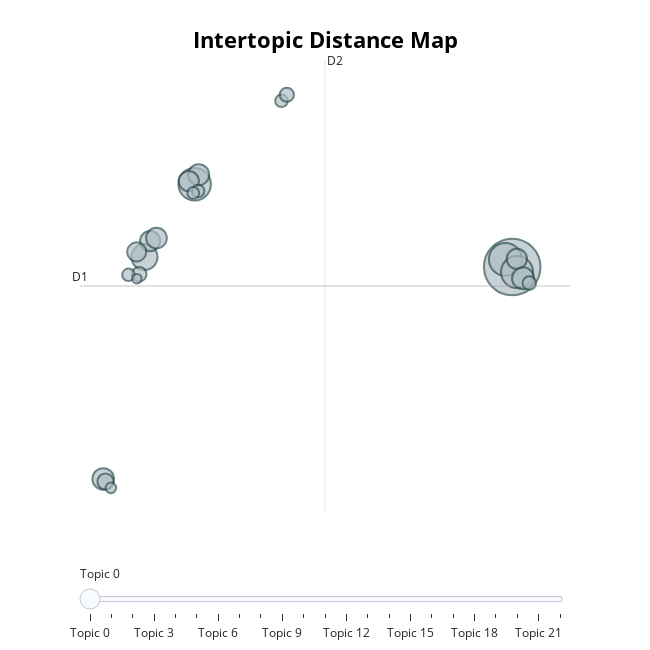

Source (notebook cell):
### Code cell
topic_model.visualize_topics(custom_labels=True)

### Figure 1 — Plotly figure (JSON) as saved in the notebook; plotly's stock layout.template omitted (floating-point values rounded to 4 significant figures)
{"data": [{"customdata": [[0, "Cancer Immunotherapy and Tumor Biology", 916], [1, "Innovative Vaccines, Antivirals, and Diagnostics Tools", 309], [2, "Digital, Social, and Policy Innovations in Health", 301], [3, "Multimodal Cancer Imaging and Diagnostics Technologies", 293], [4, "Molecular Mechanisms and Innovative Treatments for Neurodegeneration", 194], [5, "Sustainable Food Systems and Nutritional Innovations", 127], [6, "Bone Bioprinting and Regenerative Implant Technologies", 118], [7, "Holistic Approaches to Antimicrobial and Antibiotic Resistance", 116], [8, "Precision Medicine and Therapeutics for Gut Microbiome Disorders", 122], [9, "Molecular and Ecological Plant Adaptation", 104], [10, "Neuromodulation and Neurotechnology Therapies", 133], [11, "Next-Generation Cardiovascular Diagnostics and Therapies", 138], [12, "Trustworthy AI and Data Privacy in Digital Health", 117], [13, "Regenerative Cardiac Models and Therapeutics", 52], [14, "NAFLD and Translational Liver Research", 61], [15, "Brain Sensory and Cognitive Processing", 74], [16, "Diabetes Monitoring and Hormonal Regulation Methods", 45], [17, "Catalysis and Synthetic Organic Chemistry", 45], [18, "Infectious Disease Dynamics and Pandemic Response", 45], [19, "Cancer Prevention and Patient-Centered Care", 57], [20, "Retinal and Ocular Disease Mechanisms and Therapies", 32], [21, "Chronic Kidney Disease and Organoids", 26], [22, "Sustainable Pharmaceutical Manufacturing Technologies", 40]], "hovertemplate": "<b>Topic %{customdata[0]}</b><br>%{customdata[1]}<br>Size: %{customdata[2]}", "legendgroup": "", "marker": {"color": "#B0BEC5", "line": {"color": "DarkSlateGrey", "width": 2}, "size": [916, 309, 301, 293, 194, 127, 118, 116, 122, 104, 133, 138, 117, 52, 61, 74, 45, 45, 45, 57, 32, 26, 40], "sizemode": "area", "sizeref": 0.5725, "symbol": "circle"}, "mode": "markers", "name": "", "orientation": "v", "showlegend": false, "type": "scatter", "x": [12.71, 12.37, -3.174, 12.95, -5.686, -2.974, 12.94, -5.401, -5.085, -6.073, -7.748, 13.25, -3.468, 13.57, -5.948, -7.637, -6.487, -3.001, 1.169, 1.438, -7.365, -6.067, -3.244], "xaxis": "x", "y": [2.564, 2.889, 6.113, 2.347, 2.99, 6.52, 2.912, 3.675, 3.804, 3.211, -6.523, 2.081, 6.246, 1.875, 2.254, -6.634, 2.228, 5.826, 9.69, 9.947, -6.905, 2.064, 5.74], "yaxis": "y"}], "layout": {"annotations": [{"showarrow": false, "text": "D1", "x": -8.91, "y": 1.749, "yshift": 10}, {"showarrow": false, "text": "D2", "x": 3.346, "xshift": 10, "y": 11.44}], "height": 650, "hoverlabel": {"bgcolor": "white", "font": {"family": "Rockwell", "size": 16}}, "legend": {"itemsizing": "constant", "tracegroupgap": 0}, "margin": {"t": 60}, "shapes": [{"line": {"color": "#CFD8DC", "width": 2}, "type": "line", "x0": 3.346, "x1": 3.346, "y0": -7.941, "y1": 11.44}, {"line": {"color": "#9E9E9E", "width": 2}, "type": "line", "x0": -8.91, "x1": 15.6, "y0": 1.749, "y1": 1.749}], "sliders": [{"active": 0, "pad": {"t": 50}, "steps": [{"args": [{"marker.color": [["red", "#B0BEC5", "#B0BEC5", "#B0BEC5", "#B0BEC5", "#B0BEC5", "#B0BEC5", "#B0BEC5", "#B0BEC5", "#B0BEC5", "#B0BEC5", "#B0BEC5", "#B0BEC5", "#B0BEC5", "#B0BEC5", "#B0BEC5", "#B0BEC5", "#B0BEC5", "#B0BEC5", "#B0BEC5", "#B0BEC5", "#B0BEC5", "#B0BEC5"]]}], "label": "Topic 0", "method": "update"}, {"args": [{"marker.color": [["#B0BEC5", "red", "#B0BEC5", "#B0BEC5", "#B0BEC5", "#B0BEC5", "#B0BEC5", "#B0BEC5", "#B0BEC5", "#B0BEC5", "#B0BEC5", "#B0BEC5", "#B0BEC5", "#B0BEC5", "#B0BEC5", "#B0BEC5", "#B0BEC5", "#B0BEC5", "#B0BEC5", "#B0BEC5", "#B0BEC5", "#B0BEC5", "#B0BEC5"]]}], "label": "Topic 1", "method": "update"}, {"args": [{"marker.color": [["#B0BEC5", "#B0BEC5", "red", "#B0BEC5", "#B0BEC5", "#B0BEC5", "#B0BEC5", "#B0BEC5", "#B0BEC5", "#B0BEC5", "#B0BEC5", "#B0BEC5", "#B0BEC5", "#B0BEC5", "#B0BEC5", "#B0BEC5", "#B0BEC5", "#B0BEC5", "#B0BEC5", "#B0BEC5", "#B0BEC5", "#B0BEC5", "#B0BEC5"]]}], "label": "Topic 2", "method": "update"}, {"args": [{"marker.color": [["#B0BEC5", "#B0BEC5", "#B0BEC5", "red", "#B0BEC5", "#B0BEC5", "#B0BEC5", "#B0BEC5", "#B0BEC5", "#B0BEC5", "#B0BEC5", "#B0BEC5", "#B0BEC5", "#B0BEC5", "#B0BEC5", "#B0BEC5", "#B0BEC5", "#B0BEC5", "#B0BEC5", "#B0BEC5", "#B0BEC5", "#B0BEC5", "#B0BEC5"]]}], "label": "Topic 3", "method": "update"}, {"args": [{"marker.color": [["#B0BEC5", "#B0BEC5", "#B0BEC5", "#B0BEC5", "red", "#B0BEC5", "#B0BEC5", "#B0BEC5", "#B0BEC5", "#B0BEC5", "#B0BEC5", "#B0BEC5", "#B0BEC5", "#B0BEC5", "#B0BEC5", "#B0BEC5", "#B0BEC5", "#B0BEC5", "#B0BEC5", "#B0BEC5", "#B0BEC5", "#B0BEC5", "#B0BEC5"]]}], "label": "Topic 4", "method": "update"}, {"args": [{"marker.color": [["#B0BEC5", "#B0BEC5", "#B0BEC5", "#B0BEC5", "#B0BEC5", "red", "#B0BEC5", "#B0BEC5", "#B0BEC5", "#B0BEC5", "#B0BEC5", "#B0BEC5", "#B0BEC5", "#B0BEC5", "#B0BEC5", "#B0BEC5", "#B0BEC5", "#B0BEC5", "#B0BEC5", "#B0BEC5", "#B0BEC5", "#B0BEC5", "#B0BEC5"]]}], "label": "Topic 5", "method": "update"}, {"args": [{"marker.color": [["#B0BEC5", "#B0BEC5", "#B0BEC5", "#B0BEC5", "#B0BEC5", "#B0BEC5", "red", "#B0BEC5", "#B0BEC5", "#B0BEC5", "#B0BEC5", "#B0BEC5", "#B0BEC5", "#B0BEC5", "#B0BEC5", "#B0BEC5", "#B0BEC5", "#B0BEC5", "#B0BEC5", "#B0BEC5", "#B0BEC5", "#B0BEC5", "#B0BEC5"]]}], "label": "Topic 6", "method": "update"}, {"args": [{"marker.color": [["#B0BEC5", "#B0BEC5", "#B0BEC5", "#B0BEC5", "#B0BEC5", "#B0BEC5", "#B0BEC5", "red", "#B0BEC5", "#B0BEC5", "#B0BEC5", "#B0BEC5", "#B0BEC5", "#B0BEC5", "#B0BEC5", "#B0BEC5", "#B0BEC5", "#B0BEC5", "#B0BEC5", "#B0BEC5", "#B0BEC5", "#B0BEC5", "#B0BEC5"]]}], "label": "Topic 7", "method": "update"}, {"args": [{"marker.color": [["#B0BEC5", "#B0BEC5", "#B0BEC5", "#B0BEC5", "#B0BEC5", "#B0BEC5", "#B0BEC5", "#B0BEC5", "red", "#B0BEC5", "#B0BEC5", "#B0BEC5", "#B0BEC5", "#B0BEC5", "#B0BEC5", "#B0BEC5", "#B0BEC5", "#B0BEC5", "#B0BEC5", "#B0BEC5", "#B0BEC5", "#B0BEC5", "#B0BEC5"]]}], "label": "Topic 8", "method": "update"}, {"args": [{"marker.color": [["#B0BEC5", "#B0BEC5", "#B0BEC5", "#B0BEC5", "#B0BEC5", "#B0BEC5", "#B0BEC5", "#B0BEC5", "#B0BEC5", "red", "#B0BEC5", "#B0BEC5", "#B0BEC5", "#B0BEC5", "#B0BEC5", "#B0BEC5", "#B0BEC5", "#B0BEC5", "#B0BEC5", "#B0BEC5", "#B0BEC5", "#B0BEC5", "#B0BEC5"]]}], "label": "Topic 9", "method": "update"}, {"args": [{"marker.color": [["#B0BEC5", "#B0BEC5", "#B0BEC5", "#B0BEC5", "#B0BEC5", "#B0BEC5", "#B0BEC5", "#B0BEC5", "#B0BEC5", "#B0BEC5", "red", "#B0BEC5", "#B0BEC5", "#B0BEC5", "#B0BEC5", "#B0BEC5", "#B0BEC5", "#B0BEC5", "#B0BEC5", "#B0BEC5", "#B0BEC5", "#B0BEC5", "#B0BEC5"]]}], "label": "Topic 10", "method": "update"}, {"args": [{"marker.color": [["#B0BEC5", "#B0BEC5", "#B0BEC5", "#B0BEC5", "#B0BEC5", "#B0BEC5", "#B0BEC5", "#B0BEC5", "#B0BEC5", "#B0BEC5", "#B0BEC5", "red", "#B0BEC5", "#B0BEC5", "#B0BEC5", "#B0BEC5", "#B0BEC5", "#B0BEC5", "#B0BEC5", "#B0BEC5", "#B0BEC5", "#B0BEC5", "#B0BEC5"]]}], "label": "Topic 11", "method": "update"}, {"args": [{"marker.color": [["#B0BEC5", "#B0BEC5", "#B0BEC5", "#B0BEC5", "#B0BEC5", "#B0BEC5", "#B0BEC5", "#B0BEC5", "#B0BEC5", "#B0BEC5", "#B0BEC5", "#B0BEC5", "red", "#B0BEC5", "#B0BEC5", "#B0BEC5", "#B0BEC5", "#B0BEC5", "#B0BEC5", "#B0BEC5", "#B0BEC5", "#B0BEC5", "#B0BEC5"]]}], "label": "Topic 12", "method": "update"}, {"args": [{"marker.color": [["#B0BEC5", "#B0BEC5", "#B0BEC5", "#B0BEC5", "#B0BEC5", "#B0BEC5", "#B0BEC5", "#B0BEC5", "#B0BEC5", "#B0BEC5", "#B0BEC5", "#B0BEC5", "#B0BEC5", "red", "#B0BEC5", "#B0BEC5", "#B0BEC5", "#B0BEC5", "#B0BEC5", "#B0BEC5", "#B0BEC5", "#B0BEC5", "#B0BEC5"]]}], "label": "Topic 13", "method": "update"}, {"args": [{"marker.color": [["#B0BEC5", "#B0BEC5", "#B0BEC5", "#B0BEC5", "#B0BEC5", "#B0BEC5", "#B0BEC5", "#B0BEC5", "#B0BEC5", "#B0BEC5", "#B0BEC5", "#B0BEC5", "#B0BEC5", "#B0BEC5", "red", "#B0BEC5", "#B0BEC5", "#B0BEC5", "#B0BEC5", "#B0BEC5", "#B0BEC5", "#B0BEC5", "#B0BEC5"]]}], "label": "Topic 14", "method": "update"}, {"args": [{"marker.color": [["#B0BEC5", "#B0BEC5", "#B0BEC5", "#B0BEC5", "#B0BEC5", "#B0BEC5", "#B0BEC5", "#B0BEC5", "#B0BEC5", "#B0BEC5", "#B0BEC5", "#B0BEC5", "#B0BEC5", "#B0BEC5", "#B0BEC5", "red", "#B0BEC5", "#B0BEC5", "#B0BEC5", "#B0BEC5", "#B0BEC5", "#B0BEC5", "#B0BEC5"]]}], "label": "Topic 15", "method": "update"}, {"args": [{"marker.color": [["#B0BEC5", "#B0BEC5", "#B0BEC5", "#B0BEC5", "#B0BEC5", "#B0BEC5", "#B0BEC5", "#B0BEC5", "#B0BEC5", "#B0BEC5", "#B0BEC5", "#B0BEC5", "#B0BEC5", "#B0BEC5", "#B0BEC5", "#B0BEC5", "red", "#B0BEC5", "#B0BEC5", "#B0BEC5", "#B0BEC5", "#B0BEC5", "#B0BEC5"]]}], "label": "Topic 16", "method": "update"}, {"args": [{"marker.color": [["#B0BEC5", "#B0BEC5", "#B0BEC5", "#B0BEC5", "#B0BEC5", "#B0BEC5", "#B0BEC5", "#B0BEC5", "#B0BEC5", "#B0BEC5", "#B0BEC5", "#B0BEC5", "#B0BEC5", "#B0BEC5", "#B0BEC5", "#B0BEC5", "#B0BEC5", "red", "#B0BEC5", "#B0BEC5", "#B0BEC5", "#B0BEC5", "#B0BEC5"]]}], "label": "Topic 17", "method": "update"}, {"args": [{"marker.color": [["#B0BEC5", "#B0BEC5", "#B0BEC5", "#B0BEC5", "#B0BEC5", "#B0BEC5", "#B0BEC5", "#B0BEC5", "#B0BEC5", "#B0BEC5", "#B0BEC5", "#B0BEC5", "#B0BEC5", "#B0BEC5", "#B0BEC5", "#B0BEC5", "#B0BEC5", "#B0BEC5", "red", "#B0BEC5", "#B0BEC5", "#B0BEC5", "#B0BEC5"]]}], "label": "Topic 18", "method": "update"}, {"args": [{"marker.color": [["#B0BEC5", "#B0BEC5", "#B0BEC5", "#B0BEC5", "#B0BEC5", "#B0BEC5", "#B0BEC5", "#B0BEC5", "#B0BEC5", "#B0BEC5", "#B0BEC5", "#B0BEC5", "#B0BEC5", "#B0BEC5", "#B0BEC5", "#B0BEC5", "#B0BEC5", "#B0BEC5", "#B0BEC5", "red", "#B0BEC5", "#B0BEC5", "#B0BEC5"]]}], "label": "Topic 19", "method": "update"}, {"args": [{"marker.color": [["#B0BEC5", "#B0BEC5", "#B0BEC5", "#B0BEC5", "#B0BEC5", "#B0BEC5", "#B0BEC5", "#B0BEC5", "#B0BEC5", "#B0BEC5", "#B0BEC5", "#B0BEC5", "#B0BEC5", "#B0BEC5", "#B0BEC5", "#B0BEC5", "#B0BEC5", "#B0BEC5", "#B0BEC5", "#B0BEC5", "red", "#B0BEC5", "#B0BEC5"]]}], "label": "Topic 20", "method": "update"}, {"args": [{"marker.color": [["#B0BEC5", "#B0BEC5", "#B0BEC5", "#B0BEC5", "#B0BEC5", "#B0BEC5", "#B0BEC5", "#B0BEC5", "#B0BEC5", "#B0BEC5", "#B0BEC5", "#B0BEC5", "#B0BEC5", "#B0BEC5", "#B0BEC5", "#B0BEC5", "#B0BEC5", "#B0BEC5", "#B0BEC5", "#B0BEC5", "#B0BEC5", "red", "#B0BEC5"]]}], "label": "Topic 21", "method": "update"}, {"args": [{"marker.color": [["#B0BEC5", "#B0BEC5", "#B0BEC5", "#B0BEC5", "#B0BEC5", "#B0BEC5", "#B0BEC5", "#B0BEC5", "#B0BEC5", "#B0BEC5", "#B0BEC5", "#B0BEC5", "#B0BEC5", "#B0BEC5", "#B0BEC5", "#B0BEC5", "#B0BEC5", "#B0BEC5", "#B0BEC5", "#B0BEC5", "#B0BEC5", "#B0BEC5", "red"]]}], "label": "Topic 22", "method": "update"}]}], "title": {"font": {"color": "Black", "size": 22}, "text": "<b>Intertopic Distance Map</b>", "x": 0.5, "xanchor": "center", "y": 0.95, "yanchor": "top"}, "width": 650, "xaxis": {"anchor": "y", "domain": [0, 1], "range": [-8.91, 15.6], "title": {"text": ""}, "visible": false}, "yaxis": {"anchor": "x", "domain": [0, 1], "range": [-7.941, 11.44], "title": {"text": ""}, "visible": false}}}
